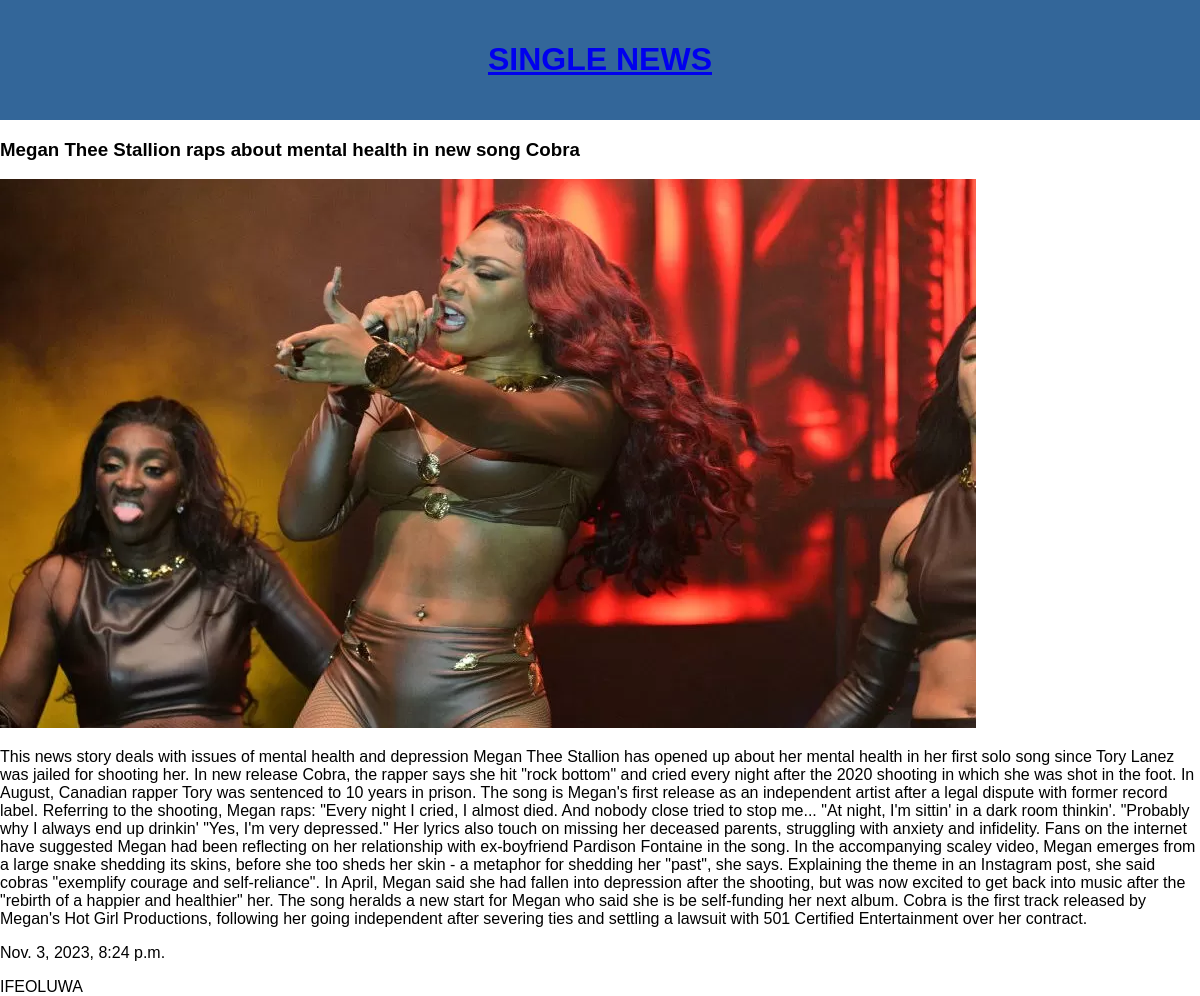
Page /2/ on the committed database.
### News/models.py (models this page shows, shortened)
class News(models.Model):
    Headline = models.CharField(max_length=200)
    Content = models.TextField(max_length=10000)
    Reporter = models.CharField(max_length=200)
    images = models.ImageField(upload_to='News_image', blank=True, null=True)
    date_reported = models.DateTimeField(auto_now_add=None)
    class Meta:
        verbose_name_plural = "News"

### News/views.py (the view)
# urls.py: path('<int:news_id>/', single_news, name='single'),
def single_news(request, news_id):
    current_news = News.objects.get(id=news_id)
    context = {'news': current_news}
    return render(request, 'news/single_news.html', context)

### News/TEMPLATES/news/single_news.html (shortened to what this page needs)
{%load static %}
<!DOCTYPE html>
<html>
<head>
</head>
<body>
    <div class="header">
       <a href="/"><h1>SINGLE NEWS</h1></a>
    </div>
    <P><h3>{{news.Headline}}</h3></P>
   <p><img src="{{news.images.url}}" alt="Images"></p>
    <p>{{news.Content}}</p>
    <p>{{news.date_reported}}</p>
        {{news.Reporter}}
    <br>
</body>
</html>

### News/TEMPLATES/news/single_news.html (style rules this page uses)
body { background-color: cream; font-family: Arial, sans-serif; margin: 0; padding: 0; }
.header { background-color: #336699; color: white; padding: 20px; text-align: center; }

### rows in the picture
News: Headline "Megan Thee Stallion raps about mental health in new song Cobra", Content "This news story deals with issues of mental health and depression Megan Thee Stallion has opened up about her mental health in her first solo song since Tory Lanez was jailed for shooting her. In new release Cobra, the rapper says she hit \"rock bottom\" and cried every night after the 2020 shooting in which she was shot in the foot. In August, Canadian rapper Tory was sentenced to 10 years in prison. The song is Megan's first release as an independent artist after a legal dispute with former record label. Referring to the shooting, Megan raps: \"Every night I cried, I almost died. And nobody close tried to stop me... \"At night, I'm sittin' in a dark room thinkin'. \"Probably why I always end…", date_reported "Nov. 3, 2023, 8:24 p.m.", Reporter "IFEOLUWA"
